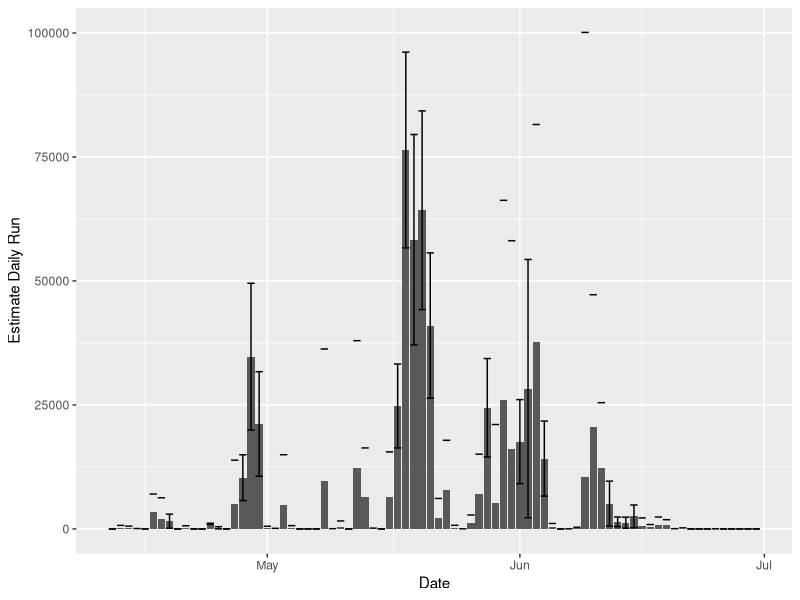

Source code (R):
# Estimate daily and total herring run size using DMF methodology
#
# Uses stratified 2-way random sampling (St2WRS)
# with three 4-hour periods (0700-1100, 1100-1500, 1500-1900)
#
# Jeffrey D Walker, PhD <jeff@walkerenvres.com>
# Walker Environmental Research, LLC <https://walkerenvres.com>
# March 26, 2018
#
# Ref:
#   Nelson, 2006
#   A Guide to Statistical Sampling for the Estimation of River Herring Run Size Using Visual Counts
#   MA DMF Technical Report TR-25
#   http://www.mass.gov/eea/docs/dfg/dmf/publications/tr-25.pdf

library(tidyverse)
library(lubridate)


# setup -------------------------------------------------------------------

# load volunteer count data
df_counts_all <- read_csv(
  "volunteer-counts-2017.csv",
  col_types = cols(
    Date = col_character(),
    Collector = col_character(),
    Start_Time = col_time(format = ""),
    End_Time = col_time(format = ""),
    Count = col_integer()
  )
) %>%
  mutate(
    start = mdy_hms(paste(Date, Start_Time, sep = " ")),
    end = mdy_hms(paste(Date, End_Time, sep = " ")),
    date = mdy(Date)
  ) %>%
  select(
    collector = Collector,
    date,
    start,
    end,
    count = Count
  )

# list of volunteer counts to exclude (end timestamps)
exclude_ends <- ymd_hms(
  "2017-05-27 07:51:00", # ?? not sure why this one was excluded
  "2017-05-28 10:50:00", # overlaps other count
  "2017-06-06 18:51:00", # overlaps other count
  "2017-06-24 07:00:00"  # too early
)

# filter counts (exclude too early, too late), and assign periods
df_counts <- df_counts_all %>%
  filter(
    month(date) < 7,
    hour(start) < 19,
    hour(end) >= 7,
    !end %in% exclude_ends,
    !(hour(start) != hour(end) & hour(end) %in% c(7, 11, 15, 19) & minute(end) > 0)
  ) %>%
  mutate(
    hour = hour(start),
    period = case_when(
      hour >= 7 & hour < 11 ~ 1,
      hour >= 11 & hour < 15 ~ 2,
      hour >= 15 & hour < 19 ~ 3,
      TRUE ~ NA_real_
    )
  ) %>%
  rename(
    y_kpi = count
  ) %>%
  select(date, start, end, hour, period, y_kpi)

df_daily_stats <- df_counts %>%
  group_by(date) %>%
  summarise(
    mean = mean(y_kpi),
    sd = sd(y_kpi),
    n = n(),
    se = sd / sqrt(n)
  )


# calculations ------------------------------------------------------------

df_period <- df_counts %>%
  group_by(date, period) %>%
  summarise(
    y_kp = mean(y_kpi),
    n_kp = n(),
    s_kp = coalesce(sd(y_kpi), 0),
    N_kp = 6 * 4
  ) %>%
  ungroup() %>%
  mutate(
    Y_kp = N_kp * y_kp,
    varY_kp = N_kp * (N_kp - n_kp) * s_kp^2 / n_kp,
    a_kp = N_kp * (N_kp - n_kp) / n_kp
  )

df_day <- df_period %>%
  group_by(date) %>%
  summarise(
    n_p = n(),
    n_k = sum(n_kp),
    N_k = sum(N_kp),
    Y_k = sum(Y_kp),
    varY_k = sum(varY_kp),
    se_k = sqrt(varY_k),
    df_num = sum(a_kp * s_kp ^ 2),
    df_den = sum((a_kp * s_kp ^ 2) ^ 2 / (n_kp - 1), na.rm = TRUE),
    df = df_num ^ 2 / df_den,
    df = round(df),
    t_star = map_dbl(df, ~ qt(0.975, df = .)),
    df = coalesce(df, 0),
    t_star = coalesce(t_star, 0),
    ci_lower = Y_k - t_star * sqrt(varY_k),
    ci_upper = Y_k + t_star * sqrt(varY_k)
  ) %>%
  mutate(
    Y_k = round(Y_k),
    ci_lower = round(ci_lower),
    ci_upper = round(ci_upper)
  )

df_run <- df_day %>%
  summarise(
    N = sum(N_k),
    total = sum(Y_k),
    se = sqrt(sum(varY_k)),
    df = sum(df_num) ^ 2 / sum(df_den),
    df = round(df),
    t_star = map_dbl(df, ~ qt(0.975, df = .)),
    ci_lower = total - t_star * se,
    ci_upper = total + t_star * se
  )


# results -----------------------------------------------------------------

print(df_counts) # individual counts
print(df_period) # period statistics
print(df_day)    # daily statistics
print(df_run)    # total run statistics

df_day %>%
  ggplot(aes(date, Y_k)) +
  geom_col() +
  geom_errorbar(aes(ymin = ci_lower, ymax = ci_upper)) +
  ylim(0, NA) +
  labs(
    x = "Date",
    y = "Estimate Daily Run"
  )


# export ------------------------------------------------------------------

df_day %>%
  write_csv("run-estimate-2017-daily.csv", na = "")
df_run %>%
  write_csv("run-estimate-2017-total.csv", na = "")
